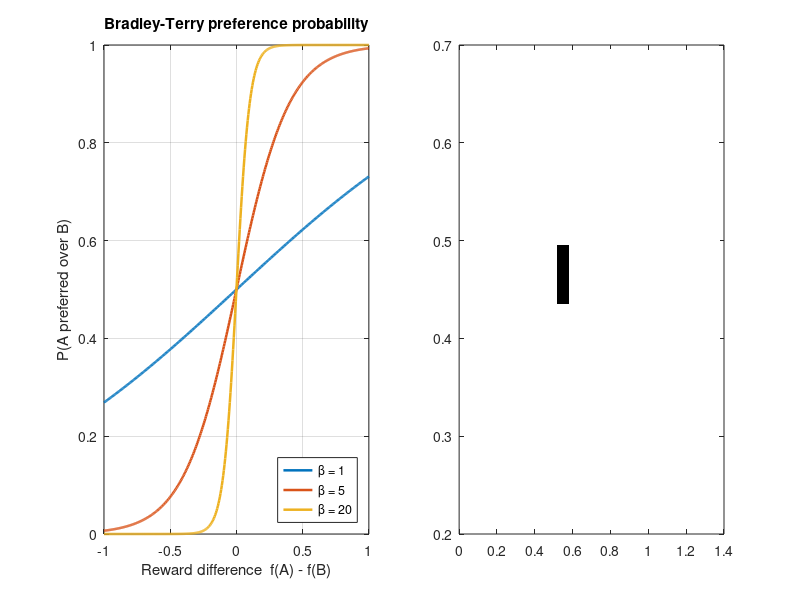

The MATLAB script that drew this image: (Note: this script raises an error after producing the figure.)
% fig4_human_oracle.m
% Left: Bradley-Terry preference probability.
% Right: JND-aware tie zone on a (peak_timing, peak_torque) slice.
% Pure MATLAB — no external data needed.
%
% RUN: open in MATLAB 2026, Current Folder = repo root, press Run.

clear; clc; close all;

%% ============================ STYLE BLOCK ================================
OUT_DIR  = fullfile('figures', 'output');
OUT_NAME = 'fig4_human_oracle_matlab';
BETAS    = [1.0 5.0 20.0];
N_GRID   = 120;
% ========================================================================

if ~exist(OUT_DIR, 'dir'), mkdir(OUT_DIR); end

lo = [0.10 0.30 0.05 0.10];
hi = [0.40 0.60 0.20 1.00];
span = hi - lo;
PARAM_JND = [0.030 0.030 0.030 0.100];

% Optimum of unimodal surface
opt = lo + [0.45 0.50 0.40 0.55] .* span;

fig = figure('Color', 'w', 'Position', [100 100 1300 500]);

%% Left: Bradley-Terry
subplot(1, 2, 1); hold on; box on;
deltas = linspace(-1, 1, 401);
for k = 1:numel(BETAS)
    beta = BETAS(k);
    p = 1 ./ (1 + exp(-beta * deltas));
    plot(deltas, p, 'LineWidth', 1.8, 'DisplayName', sprintf('\\beta = %g', beta));
end
xlabel('Reward difference  f(A) - f(B)');
ylabel('P(A preferred over B)');
title('Bradley-Terry preference probability');
grid on;
legend('Location', 'southeast');

%% Right: JND tie zone
subplot(1, 2, 2); hold on; box on;
pt = linspace(lo(2), hi(2), N_GRID);
pq = linspace(lo(4), hi(4), N_GRID);
[PT, PQ] = meshgrid(pt, pq);

tie = zeros(N_GRID, N_GRID);
for i = 1:N_GRID
    for j = 1:N_GRID
        p = opt;
        p(2) = PT(i, j);
        p(4) = PQ(i, j);
        dist_norm = abs(p - opt) ./ span;
        if all(dist_norm < PARAM_JND)
            tie(i, j) = 1;
        end
    end
end

imagesc(pq, pt, tie); axis xy; colormap(gca, flipud(gray));
clim([0 1]);
plot(opt(4), opt(2), 'p', 'MarkerSize', 22, 'MarkerFaceColor', 'k', ...
     'MarkerEdgeColor', 'w', 'LineWidth', 1.5, 'DisplayName', 'optimum');
xlabel('Peak torque (N\cdotm/kg)');
ylabel('Peak timing (fraction)');
title('JND-aware tie zone (dark = perceptually indistinguishable)');
legend('Location', 'northeast');

sgtitle('Simulated human oracle: preference + JND-aware comparison', ...
        'FontWeight', 'bold');

exportgraphics(fig, fullfile(OUT_DIR, [OUT_NAME '.pdf']), 'ContentType', 'vector');
exportgraphics(fig, fullfile(OUT_DIR, [OUT_NAME '.svg']), 'ContentType', 'vector');
exportgraphics(fig, fullfile(OUT_DIR, [OUT_NAME '.png']), 'Resolution', 300);
fprintf('Saved %s.{pdf,svg,png}\n', OUT_NAME);
